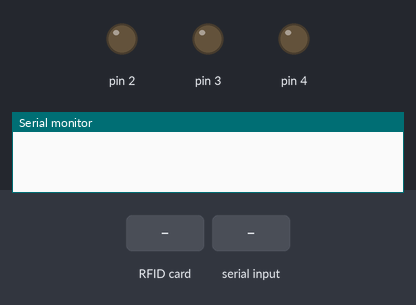
Simulated run of this sketch. Board: Arduino Uno, built with avr-gcc and run on an emulated ATmega328P. Parts: output pins drawn as LEDs (lit = HIGH), the last lines printed to the serial monitor. The test bench sets the inputs (shaded band). Pins used as bus, display or sensor lines are not drawn.

Above: at 1.2 s.
1.3 s: RFID card 5E 7A 19 C4 held to the reader
At 1.6 s:
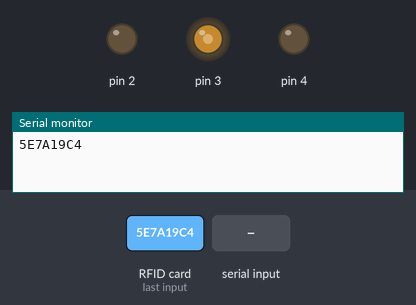
2.8 s: "unknown\n" received over Serial
At 3.6 s:
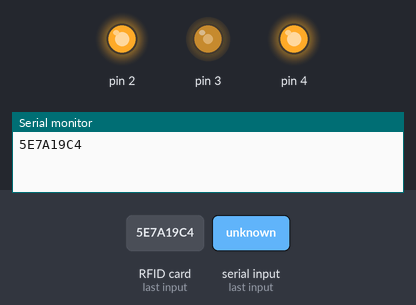
Timing chart, 0 to 32.8 s (numbered marks = the images above; inputs shaded):
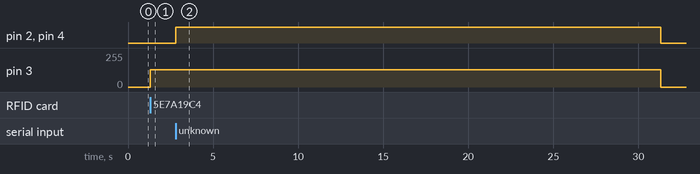

The sketch:

rfid-unit.ino
```cpp
#include <SPI.h>
#include <MFRC522.h>

constexpr uint8_t RST_PIN = 9;
constexpr uint8_t SS_PIN = 10;

MFRC522 rfid(SS_PIN, RST_PIN); // Instance of the class

MFRC522::MIFARE_Key key;

// Init array that will store new NUID
byte nuidPICC[4];

// possible states
const int NONE   = 0; // wait for new card
const int ALL    = 1; // card not recognized
const int GREEN  = 2; // card accepted
const int YELLOW = 3; // wait for response
const int RED    = 4; // card rejected

int state = 0;

// constants
const int forgetDuration = 30 * 1000;
const int flickrDuration = 50;

// variables
unsigned long flicker  = 0;
unsigned long previous = 0;

void setup() {
  Serial.begin(9600);
  SPI.begin(); // Init SPI bus
  rfid.PCD_Init(); // Init MFRC522

  for (byte i = 0; i < 6; i++) {
    key.keyByte[i] = 0xFF;
  }
}

void loop() {
  unsigned long current = millis();

  // Turn lights off is time exceeds forgetDuration
  if (state != NONE && current - previous >= forgetDuration)
    lightState(NONE, current);
  else
    lightState(state, current);

  // Look for new cards
  if ( ! rfid.PICC_IsNewCardPresent()) return;

  // Verify if the NUID has been readed
  if ( ! rfid.PICC_ReadCardSerial()) return;

  // set last interaction to previous
  previous = current;

  MFRC522::PICC_Type piccType = rfid.PICC_GetType(rfid.uid.sak);

  // Check is the PICC of Classic MIFARE type
  if (piccType != MFRC522::PICC_TYPE_MIFARE_MINI &&
    piccType != MFRC522::PICC_TYPE_MIFARE_1K &&
    piccType != MFRC522::PICC_TYPE_MIFARE_4K) {
    state = ALL;
    return;
  }

  if (state == NONE ||
    rfid.uid.uidByte[0] != nuidPICC[0] ||
    rfid.uid.uidByte[1] != nuidPICC[1] ||
    rfid.uid.uidByte[2] != nuidPICC[2] ||
    rfid.uid.uidByte[3] != nuidPICC[3]) {

    // Store NUID into nuidPICC array
    for (byte i = 0; i < 4; i++) {
      nuidPICC[i] = rfid.uid.uidByte[i];
    }

    lightState(YELLOW, current);
    printHex(rfid.uid.uidByte, rfid.uid.size);
    Serial.println();

    while( ! Serial.available() );

    String action = Serial.readStringUntil('\n');

    if (action.equals("unknown")) {
      state = ALL;
    } else if (action.equals("accept")) {
      state = GREEN;
    } else {
      state = RED;
    }
  }
  else {
    flicker = current;
  }

  // Halt PICC
  rfid.PICC_HaltA();

  // Stop encryption on PCD
  rfid.PCD_StopCrypto1();
}

void lightState(int newState, unsigned long current) {
  state = newState;

  if (current - flicker <= flickrDuration || state == NONE) {
    for (int pin = 2; pin < 5; pin++) analogWrite(pin, 0);
    return;
  }

  if (state == ALL) {
    for (int pin = 2; pin < 5; pin++) analogWrite(pin, 128);
    return;
  }

  for (int pin = 2; pin < 5; pin++) analogWrite(pin, 0);
  if (state >= 2 && state <= 4) {
    analogWrite(state, 128);
    return;
  }
}

/**
 * Helper routine to dump a byte array as hex values to Serial.
 */
void printHex(byte *buffer, byte bufferSize) {
  for (byte i = 0; i < bufferSize; i++) {
    Serial.print(buffer[i] < 0x10 ? "0" : "");
    Serial.print(buffer[i], HEX);
  }
}
```

Measured:
- after the input at 1.3 s, pin 3: 0/255 → 128/255 at once
- after the input at 2.8 s, pin 2, pin 4: LOW → HIGH at once, → LOW 28.5 s later; pin 3: 128/255 → 0/255 after 28.5 s
